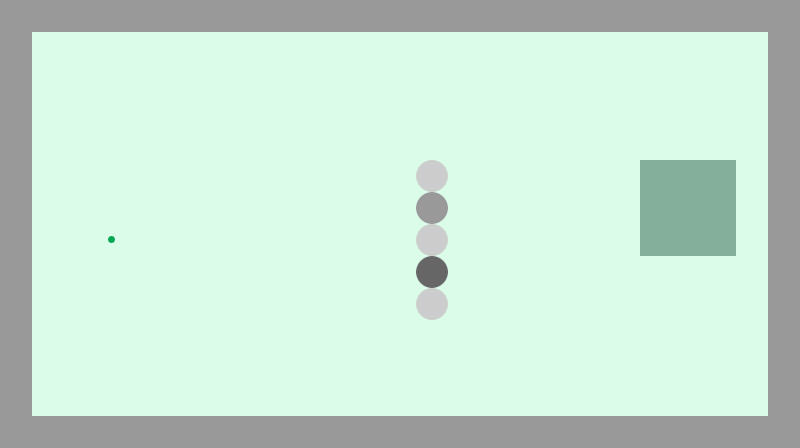

Rendered tile map (Tiled .tmx) drawn with the repository's tilesets; below, a short description and the map source with its tile grids summarised:
An orthogonal 25x14 tile map with 32x32 px tiles, 1 tile layer (physics) and 2 objects (circle, square).

<map version="1.0" orientation="orthogonal" width="25" height="14" tilewidth="32" tileheight="32">
 <tileset firstgid="1" name="foreground2" tilewidth="32" tileheight="32" spacing="2" margin="2">
  <image source="test-tilemap-tilesheet.png" width="640" height="400" />
  <tile id="0">
   <properties>
    <property name="goal" value="true" />
    <property name="physics" value="solid" />
    <property name="shape" value="square" />
   </properties>
  </tile>
  <tile id="1">
   <properties>
    <property name="physics" value="empty" />
   </properties>
  </tile>
  <tile id="2">
   <properties>
    <property name="name" value="dirt" />
    <property name="solid" value="false" />
   </properties>
  </tile>
  <tile id="3">
   <properties>
    <property name="name" value="dirt" />
    <property name="solid" value="false" />
   </properties>
  </tile>
  <tile id="4">
   <properties>
    <property name="name" value="road" />
    <property name="solid" value="false" />
   </properties>
  </tile>
  <tile id="5">
   <properties>
    <property name="name" value="road" />
    <property name="solid" value="false" />
   </properties>
  </tile>
  <tile id="6">
   <properties>
    <property name="movement" value="solid" />
   </properties>
  </tile>
  <tile id="7">
   <properties>
    <property name="movement" value="road" />
   </properties>
  </tile>
  <tile id="18">
   <properties>
    <property name="note" value="48" />
    <property name="physics" value="solid" />
    <property name="shape" value="square" />
   </properties>
  </tile>
  <tile id="19">
   <properties>
    <property name="note" value="55" />
    <property name="physics" value="solid" />
    <property name="shape" value="square" />
   </properties>
  </tile>
  <tile id="20">
   <properties>
    <property name="note" value="60" />
    <property name="physics" value="solid" />
    <property name="shape" value="square" />
   </properties>
  </tile>
  <tile id="21">
   <properties>
    <property name="note" value="64" />
    <property name="physics" value="solid" />
    <property name="shape" value="square" />
   </properties>
  </tile>
  <tile id="22">
   <properties>
    <property name="note" value="67" />
    <property name="physics" value="solid" />
    <property name="shape" value="square" />
   </properties>
  </tile>
  <tile id="23">
   <properties>
    <property name="note" value="72" />
    <property name="physics" value="solid" />
    <property name="shape" value="square" />
   </properties>
  </tile>
  <tile id="24">
   <properties>
    <property name="note" value="76" />
    <property name="physics" value="solid" />
    <property name="shape" value="square" />
   </properties>
  </tile>
  <tile id="36">
   <properties>
    <property name="note" value="65" />
    <property name="physics" value="solid" />
    <property name="shape" value="circle" />
   </properties>
  </tile>
  <tile id="37">
   <properties>
    <property name="note" value="69" />
    <property name="physics" value="solid" />
    <property name="shape" value="circle" />
   </properties>
  </tile>
  <tile id="38">
   <properties>
    <property name="note" value="72" />
    <property name="physics" value="solid" />
    <property name="shape" value="circle" />
   </properties>
  </tile>
  <tile id="39">
   <properties>
    <property name="note" value="77" />
    <property name="physics" value="solid" />
    <property name="shape" value="circle" />
   </properties>
  </tile>
  <tile id="40">
   <properties>
    <property name="note" value="81" />
    <property name="physics" value="solid" />
    <property name="shape" value="circle" />
   </properties>
  </tile>
  <tile id="41">
   <properties>
    <property name="note" value="82" />
    <property name="physics" value="solid" />
    <property name="shape" value="circle" />
   </properties>
  </tile>
  <tile id="42">
   <properties>
    <property name="note" value="84" />
    <property name="physics" value="solid" />
    <property name="shape" value="circle" />
   </properties>
  </tile>
  <tile id="43">
   <properties>
    <property name="price" value="350000" />
   </properties>
  </tile>
  <tile id="44">
   <properties>
    <property name="price" value="375000" />
   </properties>
  </tile>
  <tile id="45">
   <properties>
    <property name="price" value="400000" />
   </properties>
  </tile>
  <tile id="46">
   <properties>
    <property name="price" value="425000" />
   </properties>
  </tile>
  <tile id="47">
   <properties>
    <property name="price" value="450000" />
   </properties>
  </tile>
  <tile id="48">
   <properties>
    <property name="price" value="475000" />
   </properties>
  </tile>
  <tile id="49">
   <properties>
    <property name="price" value="500000" />
   </properties>
  </tile>
  <tile id="50">
   <properties>
    <property name="price" value="550000" />
   </properties>
  </tile>
  <tile id="51">
   <properties>
    <property name="price" value="625000" />
   </properties>
  </tile>
  <tile id="52">
   <properties>
    <property name="price" value="700000" />
   </properties>
  </tile>
  <tile id="53">
   <properties>
    <property name="price" value="1000000" />
   </properties>
  </tile>
  <tile id="56">
   <properties>
    <property name="loan" value="350000" />
    <property name="name" value="steve" />
    <property name="preferredColor" value="red" />
   </properties>
  </tile>
  <tile id="57">
   <properties>
    <property name="loan" value="400000" />
   </properties>
  </tile>
  <tile id="58">
   <properties>
    <property name="loan" value="450000" />
   </properties>
  </tile>
  <tile id="59">
   <properties>
    <property name="loan" value="800000" />
   </properties>
  </tile>
  <tile id="60">
   <properties>
    <property name="loan" value="1000000" />
   </properties>
  </tile>
  <tile id="61">
   <properties>
    <property name="loan" value="300000" />
   </properties>
  </tile>
  <tile id="72">
   <properties>
    <property name="note" value="75" />
    <property name="physics" value="solid" />
   </properties>
  </tile>
  <tile id="73">
   <properties>
    <property name="physics" value="empty" />
   </properties>
  </tile>
  <tile id="74">
   <properties>
    <property name="note" value="90" />
    <property name="physics" value="solid" />
   </properties>
  </tile>
  <tile id="75">
   <properties>
    <property name="goal" value="true" />
    <property name="note" value="70" />
    <property name="physics" value="solid" />
   </properties>
  </tile>
 </tileset>
 <layer name="physics" width="25" height="14">
  <data>[350 cells, 350 non-empty, 7 distinct tile ids]</data>
 </layer>
 <objectgroup name="object-layer" width="25" height="14">
  <object name="Circle" type="circle" x="384" y="192" width="96" height="96">
   <properties>
    <property name="note" value="68" />
    <property name="wave" value="sine" />
   </properties>
   <ellipse />
  </object>
  <object name="Square" type="square" x="32" y="320" width="96" height="96">
   <properties>
    <property name="note" value="78" />
    <property name="wave" value="sine" />
   </properties>
  </object>
 </objectgroup>
</map>
